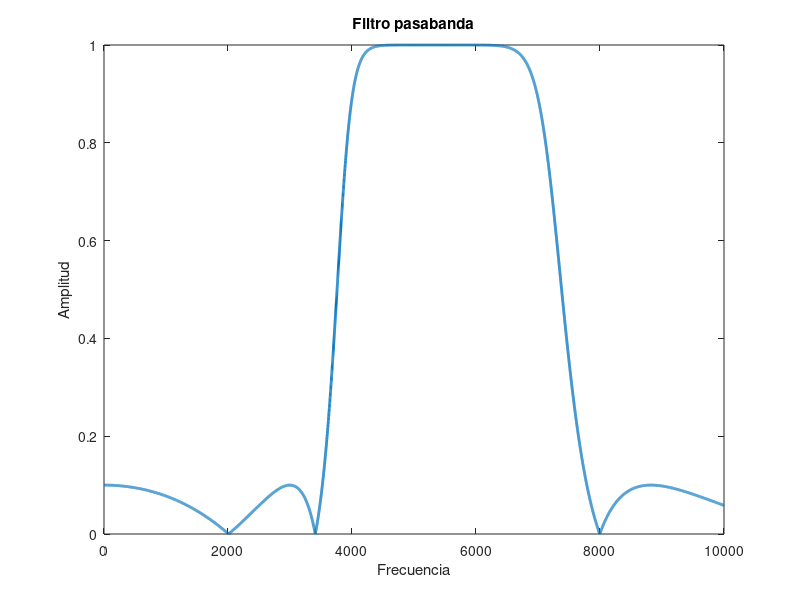

Here is the MATLAB script that generated this plot:
%Filtro pasabanda
clc, clear all
fsim=40000;
Rp=1;
Rs=20;
Wp=(2.*[4000 7000])/fsim;   %Frecuencias de paso
Ws=(2.*[3000 8000])/fsim;   %Frecuencias de corte
%Chevychev II
[N, Wn]=cheb2ord(Wp,Ws,Rp,Rs);
[b, a]=cheby2(N,Rs,Wn);
%>>>>>>>>------------<<<<<<<
f=0:1:10000;
H=freqz(b,a,f,fsim);
%Grafica
plot(f,abs(H),'linewidth',2);
title('Filtro pasabanda');
xlabel('Frecuencia');
ylabel('Amplitud');